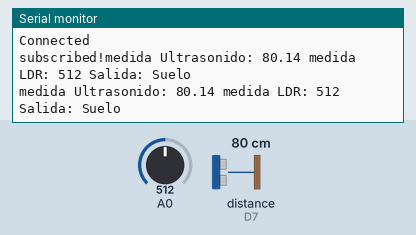
A sketch run on a simulated ESP8266 (NodeMCU). On the bench: the last lines printed to the serial monitor. Wiring (inferred from the names in the program): ultrasonic range finder: trigger D6; echo D7. The test bench sets the inputs (shaded band); at power-on: distance to the obstacle (sensor on D7) 80 cm, A0 = 512. The echo pulse lasts 58.3 µs per cm; WiFi joins after 1.5 s; servers stay silent unless stated; no MQTT or app messages arrive unless stated.

Above: at 3.7 s.
3.8 s: distance to the obstacle (sensor on D7) set to 2 cm
At 5.4 s:
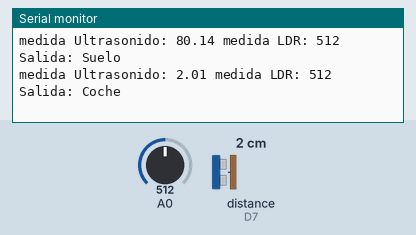
7.0 s: A0 set to 492
At 7.9 s:
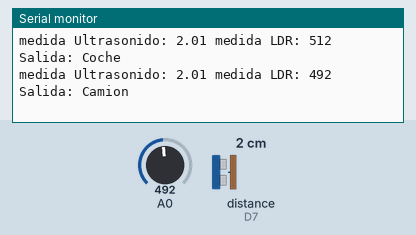
10.0 s: distance to the obstacle (sensor on D7) set to 4 cm
At 11.3 s:
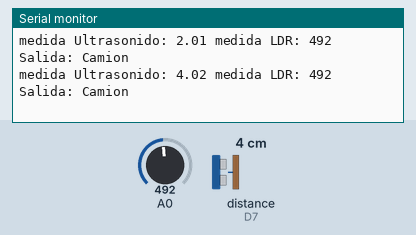
11.5 s: A0 set to 511
At 12.3 s:
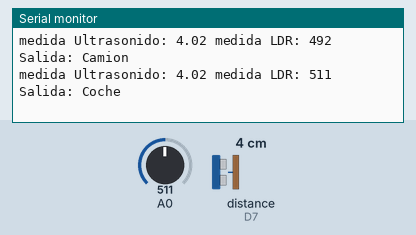
13.0 s: distance to the obstacle (sensor on D7) set to 35 cm
At 14.1 s:
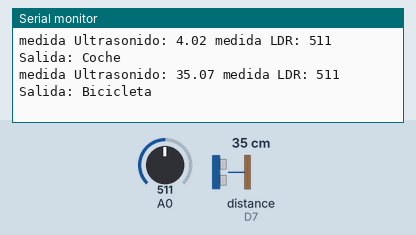

The sketch:

difusoP1v5.ino
```cpp
#include <PubSubClient.h>
#include <stdlib.h>
#include <ESP8266WiFi.h>
#include <stdlib.h>
#include <ESP8266WiFi.h>
const char* ssid = "*****";
const char* password = "*******";
const char* mqtt_server = "broker.mqttdashboard.com";

char pub_str[100];


WiFiClient espClient;
PubSubClient client(espClient);


#define echoPin D7 // Echo Pin
#define trigPin D6 // Trigger Pin


long duration; // Duration used to calculate distance
float distance;
float solAnt = 0;
int ldrMedida;

int datos = 0;
#include "Controlador_difuso.h"
Controlador_difuso controlador;

void setup() {
  Serial.begin(115200);
  delay(1000);
  pinMode(trigPin, OUTPUT);
  pinMode(echoPin, INPUT);
  pinMode(A0, INPUT);

  Serial.println(ssid);
  WiFi.begin(ssid, password);

  while (WiFi.status() != WL_CONNECTED)
  {
    delay(500);
    Serial.print("-");
  }

  Serial.println();
  Serial.println("WiFi Connected");
  Serial.println("WiFi got IP");
  Serial.println();
  Serial.println(WiFi.localIP());
  client.setServer(mqtt_server, 1883);
  client.setCallback(callback);
  reconnect();

}

void loop() {
  float sol;
  /* if (Serial.available() > 0) {
     if (datos == 0) {
       distance = Serial.parseFloat();
       datos = 1;
       Serial.println("Dato Recibido");
     } else if (datos == 1) {
       ldrMedida = Serial.parseFloat();
       datos = 2;
       Serial.println("Dato Recibido");
     }
     if (datos == 2) {
       datos = 0;
       Serial.print("Distancia: "); Serial.print(distance); Serial.print(" LDR: "); Serial.print(ldrMedida);
       sol = controlador.Controlador(distance, ldrMedida);

       if (!client.connected()) {
         reconnect();
       }
       if (sol == 1) {
         Serial.println(" Salida: Suelo");
         strcpy(pub_str, "Suelo");
       } else if (sol == 2) {
         Serial.println(" Salida: Bicicleta");
         strcpy(pub_str, "Bicileta");
       } else if (sol == 3) {
         Serial.println(" Salida: Coche");
         strcpy(pub_str, "Coche");
       } else {
         Serial.println(" Salida: Camion");
         strcpy(pub_str, "Camion");
       }
       client.publish("iiot2018/detectado/plaza1", pub_str);
       delay(1000);
       client.loop();
     }

    }//*/

  leerUltraSonido();
  leerLDR();//*/

  Serial.print("medida Ultrasonido: "); Serial.print(distance);
  Serial.print(" medida LDR: "); Serial.print(ldrMedida); ///*

  sol = controlador.Controlador(distance, ldrMedida);
  if (!client.connected()) {
    reconnect();
  }
  if (sol == 1) {
    Serial.println(" Salida: Suelo");
    strcpy(pub_str, "Suelo");
  } else if (sol == 2) {
    Serial.println(" Salida: Bicicleta");
    strcpy(pub_str, "Bicileta");
  } else if (sol == 3) {
    Serial.println(" Salida: Coche");
    strcpy(pub_str, "Coche");
  } else {
    Serial.println(" Salida: Camion");
    strcpy(pub_str, "Camion");
  }
  if (sol != solAnt) {
    solAnt = sol;
    client.publish("iiot2018/detectado/plaza1", pub_str);
  }

  delay(1000);
  client.loop();//*/
}
void leerUltraSonido() {
  digitalWrite(trigPin, LOW);
  delayMicroseconds(2);
  digitalWrite(trigPin, HIGH);
  delayMicroseconds(10);
  digitalWrite(trigPin, LOW);
  duration = pulseIn(echoPin, HIGH);
  //Calculate the distance (in cm) based on the speed of sound.
  distance = duration / 58.2;
}
void leerLDR() {
  ldrMedida = analogRead(A0);
}

void callback(char* topic, byte* payload, unsigned int length)
{

  Serial.print("Message arrived : ");
  Serial.print(topic);
}

void reconnect()
{

  while (!client.connected()) {
    Serial.println("Attempting MQTT connection");
    if (client.connect("clientId-FANySPqlvv"))
    {
      Serial.println("Connected");
      Serial.print("subscribed!");
    }
    else
    {
      Serial.print("Failed, rc = ");
      Serial.print(client.state());
      Serial.println("Waiting for 5 seconds to try again");
      delay(5000);
    }
  }
}
```

Controlador_difuso.cpp
```cpp
#include "Controlador_difuso.h"
Controlador_difuso::Controlador_difuso() {
}
float Controlador_difuso::Controlador(float Medida1, float Medida2, float Medida3, float Medida4) {
  int tamano_reglas;

  tamano_reglas = reglas_difuso.size();

  int cont_hmin = 0;
  int cont_etiquetas = 0;

  float hmin[tamano_reglas];
  int etiquetasCod[tamano_reglas];

  for (int n = 0; n < tamano_reglas; n++) {
    Regla2E r2e;

    r2e = reglas_difuso.getRegla(n);
    char* Nombre = r2e.getConsecuente().getNombre();
    char NombreLocal[10];
    for(int l=0;l<10;l++){
      NombreLocal[l]=Nombre[l];
    }

    float h1 = calculaGE(r2e.getEtiqueta1(), Medida1);
    float h2 = calculaGE(r2e.getEtiqueta2(), Medida2);
    if (h1 != 0 && h2 != 0) {
      //Inicio parte nueva
      int etiquetaNum = -1;
      char charActual;

      int aux = 0;
      char camion[] = "Camion";
      int contCamion = 0;
      bool bCamion = false;
      char coche[] = "Coche";
      int contCoche = 0;
      bool bCoche = false;
      char bicicleta[] = "Bicicleta";
      int contBicicleta = 0;
      bool bBicicleta = false;
      char suelo[] = "Suelo";
      int contSuelo = 0;
      bool bsuelo = false;

      while (!bCamion && !bCoche && !bBicicleta && !bsuelo && aux < 10) {
        if (NombreLocal[aux] == camion[contCamion]) {
          contCamion++;
          if (contCamion == 6) {
            bCamion = true;
            etiquetaNum = 4;
          }
        }
        if (NombreLocal[aux] == coche[contCoche]) {
          contCoche++;
          if (contCoche == 5) {
            bCoche = true;
            etiquetaNum = 3;
          }
        }
        if (NombreLocal[aux] == bicicleta[contBicicleta]) {
          contBicicleta++;
          if (contBicicleta == 9) {
            bBicicleta = true;
            etiquetaNum = 2;
          }
        }
        if (NombreLocal[aux] == suelo[contSuelo]) {
          contSuelo++;
          if (contSuelo == 5) {
            bsuelo = true;
            etiquetaNum = 1;
          }
        }
        aux++;
      }
      if (etiquetaNum != -1) {
        etiquetasCod[cont_etiquetas] = etiquetaNum;
        cont_etiquetas++;
        float minInt = h1 < h2 ? h1 : h2;
        hmin[cont_hmin] = minInt;
        cont_hmin++;
      }
    }
  }
  return defuzzy(cont_hmin, hmin, etiquetasCod);
}

float Controlador_difuso::calculaGE(Etiqueta e, float ej) {
  if ((e.getX0() == e.getX1()) && (ej <= e.getX1()))
    return 1;
  else if ((e.getX2() == e.getX3()) && (ej >= e.getX3()))
    return 1;
  else if ((e.getX1() <= ej) && (ej <= e.getX2()))
    return 1;
  else if ((e.getX0() < ej) && (ej <= e.getX1()))
    return (ej - e.getX0()) / (e.getX1() - e.getX0());
  else if ((e.getX2() < ej) && (ej <= e.getX3()))
    return (ej - e.getX3()) / (e.getX2() - e.getX3());
  else
    return 0;
}
void Controlador_difuso::calcularConsecuente(Etiqueta e, float h, float valores[]) {

  float x4 = e.getX0() + ((e.getX1() - e.getX0()) * h);
  float x5 = e.getX3() - ((e.getX3() - e.getX2()) * h);

  //float valores[2];
  valores[0] = x4;
  valores[1] = x5;

}
int Controlador_difuso::defuzzy(int size, float h[], int etiquetaCod[]) {
  int etiquetaSuelo = 1;
  int etiquetaBicicleta = 2;
  int etiquetaCoche = 3;
  int etiquetaCamion = 4;

  float sumaPonderadaSuelo = 0;
  float sumaPonderadaBicicleta = 0;
  float sumaPonderadaCoche = 0;
  float sumaPonderadaCamion = 0;

  float sumaMax1=0,sumaMax2=0;

  int etiquetaMax1=0,etiquetaMax2=0;

  for (int k = 0; k < size; k++) {
    if (etiquetaCod[k] == etiquetaSuelo) {
      sumaPonderadaSuelo = sumaPonderadaSuelo + h[k];
    } else if (etiquetaCod[k] == etiquetaBicicleta) {
      sumaPonderadaBicicleta = sumaPonderadaBicicleta + h[k];
    } else if (etiquetaCod[k] == etiquetaCoche) {
      sumaPonderadaCoche = sumaPonderadaCoche + h[k];
    } else if (etiquetaCod[k] == etiquetaCamion) {
      sumaPonderadaCamion = sumaPonderadaCamion + h[k];
    }
  }

  if(sumaPonderadaSuelo>=sumaPonderadaBicicleta){
    etiquetaMax1=etiquetaSuelo;
    sumaMax1=sumaPonderadaSuelo;
  }else{
    etiquetaMax1=etiquetaBicicleta;
    sumaMax1=sumaPonderadaBicicleta;
  }

  if(sumaPonderadaCoche>=sumaPonderadaCamion){
    etiquetaMax2=etiquetaCoche;
    sumaMax2=sumaPonderadaCoche;
  }else{
    etiquetaMax2=etiquetaCamion;
    sumaMax2=sumaPonderadaCamion;
  }

  if(sumaMax1>=sumaMax2){
    etiquetaMax1=etiquetaMax1;
  }else{
    etiquetaMax1=etiquetaMax2;
  }
  return etiquetaMax1;
}
```

Controlador_difuso.h
```cpp
#ifndef Controlador_difuso_H
#define Controlador_difuso_H
//#include<Arduino.h>
#include"REGLAS_FUZZY.h"

class Controlador_difuso
{
public:
    Controlador_difuso();
    float Controlador(float Medida1, float Medida2, float Medida3=0,float Medida4=0);

private:
    float calculaGE(Etiqueta e, float ej);
    void calcularConsecuente(Etiqueta e, float h,float valores[]);
    int defuzzy(int size, float h[], int etiquetaCod[]);
	REGLAS_FUZZY reglas_difuso;
};

#endif // Controlador_difuso_H
```

Etiqueta.cpp
```cpp
#include "Etiqueta.h"
Etiqueta::Etiqueta(){
}
Etiqueta::Etiqueta(char* Nombre_, float x0_, float x1_, float x2_, float x3_){
        for(int i=0;i<10;i++){
            Nombre[i]=Nombre_[i];
        }
        x0 = x0_;
        x1 = x1_;
        x2 = x2_;
        x3 = x3_;
}
char* Etiqueta::getNombre(){
	return Nombre;
}
float Etiqueta::getX0(){
	 return x0;
}
float Etiqueta::getX1(){
	 return x1;
}
float Etiqueta::getX2(){
	 return x2;
}
float Etiqueta::getX3(){
	 return x3;
}
```

Etiqueta.h
```cpp
#ifndef Etiqueta_H
#define Etiqueta_H

class Etiqueta
{
    public:
      Etiqueta();
	  Etiqueta(char* Nombre_, float x0_, float x1_, float x2_, float x3_);
	 // Etiqueta& operator= (const Etiqueta& et);
	  char* getNombre();
	  float getX0();
	  float getX1();
	  float getX2();
	  float getX3();

    private:
	   char Nombre[10];
	   float x0;
	   float x1;
	   float x2;
	   float x3;

};

#endif // Etiqueta
```

REGLAS_FUZZY.cpp
```cpp
#include "REGLAS_FUZZY.h"
REGLAS_FUZZY::REGLAS_FUZZY(){

	//Etiquetas Ultrasonido
	//Rango de medida us de 0 a 500 cm
	//Esto es lo que hay que ajustar una vez filtrado los valores
	Etiqueta MuyCerca_us =  Etiqueta("MuyCerca", 0,0,15,20);
	Etiqueta Cerca_us =  Etiqueta("Cerca",15,20,30,35);
	Etiqueta Medio_us =  Etiqueta("Medio",30,35,40,46);
	Etiqueta Lejos_us =  Etiqueta("Lejos",40,46,500,500);

	//Etiquetas LDR o fotoresistor
	//Rango de medida us de 0 a 1024
	//Esto es lo que hay que ajustar una vez filtrado los valores
	/*Etiqueta MuyPoco_ldr =  Etiqueta("MuyPoco", 0,0,90,110);
	Etiqueta Poco_ldr =  Etiqueta("Poco",90,110,560,600);
	Etiqueta Medio_ldr =  Etiqueta("Medio",560,600,870,900);
	Etiqueta Mucho_ldr =  Etiqueta("Mucho",870,900,1024,1024);*/

    Etiqueta MuyPoco_ldr =  Etiqueta("MuyPoco", 0,0,150,225);
  Etiqueta Poco_ldr =  Etiqueta("Poco",150,225,300,700);
  Etiqueta Medio_ldr =  Etiqueta("Medio",300,700,800,900);
  Etiqueta Mucho_ldr =  Etiqueta("Mucho",800,900,1024,1024);

	//SALIDA
	Etiqueta Suelo =  Etiqueta("Suelo",0,0,0.142,0.284);
	Etiqueta Bicicleta =  Etiqueta("Bicicleta",0.142,0.284,0.426,0.568);
	Etiqueta Coche =  Etiqueta("Coche",0.426,0.568,0.71,0.852);
	Etiqueta Camion =  Etiqueta("Camion",0.71,0.852,1,1);


	//{Ultrasonido,LDR,SALIDA}
	Reglas[0] =  Regla2E(MuyCerca_us,MuyPoco_ldr,Camion);
	Reglas[1] =  Regla2E(MuyCerca_us,Poco_ldr,Camion);
	Reglas[2] =  Regla2E(MuyCerca_us,Medio_ldr,Coche);
	Reglas[3] =  Regla2E(MuyCerca_us,Mucho_ldr,Suelo);

	Reglas[4] =  Regla2E(Cerca_us,MuyPoco_ldr,Coche);
	Reglas[5] =  Regla2E(Cerca_us,Poco_ldr,Coche);
	Reglas[6] =  Regla2E(Cerca_us,Medio_ldr,Coche);
	Reglas[7] =  Regla2E(Cerca_us,Mucho_ldr,Bicicleta);

	Reglas[8] =  Regla2E(Medio_us,MuyPoco_ldr,Coche);
	Reglas[9] =  Regla2E(Medio_us,Poco_ldr,Coche);
	Reglas[10] =  Regla2E(Medio_us,Medio_ldr,Bicicleta);
	Reglas[11] =  Regla2E(Medio_us,Mucho_ldr,Suelo);

	Reglas[12] =  Regla2E(Lejos_us,MuyPoco_ldr,Suelo);
	Reglas[13] =  Regla2E(Lejos_us,Poco_ldr,Suelo);
	Reglas[14] =  Regla2E(Lejos_us,Medio_ldr,Suelo);
	Reglas[15] =  Regla2E(Lejos_us,Mucho_ldr,Suelo);
}

int REGLAS_FUZZY::size(){
	return 16;/*16 reglas posee*/
}

Regla2E REGLAS_FUZZY::getRegla(int pos){
   if(pos<size())
    {
        return Reglas[pos];
    }
    else return Regla2E();

}
```

REGLAS_FUZZY.h
```cpp
#ifndef REGLAS_FUZZY_H
#define REGLAS_FUZZY_H
//#include<Arduino.h>
#include"Regla2E.h"

class REGLAS_FUZZY
{
    public:
		REGLAS_FUZZY();
		int size();
		Regla2E getRegla(int pos);

    private:
		Regla2E Reglas[16]; //4 reglas
};

#endif // REGLAS
```

Regla2E.cpp
```cpp
#include "Regla2E.h"
Regla2E::Regla2E(){

}
Regla2E::Regla2E(Etiqueta &etiq1_, Etiqueta &etiq2_,Etiqueta &consecuente_){
	etiq1 = etiq1_;
    etiq2 = etiq2_;
    consecuente = consecuente_;
}
Etiqueta Regla2E::getEtiqueta1(){
	return etiq1;
}
Etiqueta Regla2E::getEtiqueta2(){
	return etiq2;
}
Etiqueta Regla2E::getConsecuente(){
	return consecuente;
}
```

Regla2E.h
```cpp
#ifndef Regla2E_H
#define Regla2E_H
//#include<Arduino.h>
#include"Etiqueta.h"

class Regla2E
{
    public:
		Regla2E();
		Regla2E( Etiqueta &etiq1_, Etiqueta &etiq2_, Etiqueta &consecuente_);
		Etiqueta getEtiqueta1();
		Etiqueta getEtiqueta2();
		Etiqueta getConsecuente();

    private:
		Etiqueta etiq1;       //Etiqueta1 Ejempolo EJE X
		Etiqueta etiq2;       //Etiqueta2 Ejempolo Eje Y
		Etiqueta consecuente; //RESULTADO
};

#endif // Regla2E_H
```

Measured:
- the behaviour switches between 500 and 499 on A0 (found by bisection; images 1 and 2)
- after the input at 3.8 s, the serial monitor: prints a new line after 0.77 s (image 1)
- after the input at 7.0 s, the serial monitor: prints a new line after 0.57 s (image 2)
- after the input at 10.0 s, the serial monitor: prints a new line after 0.57 s (image 3)
- after the input at 11.5 s, the serial monitor: prints a new line after 0.08 s (image 4)
- after the input at 13.0 s, the serial monitor: prints a new line after 0.58 s (image 5)
